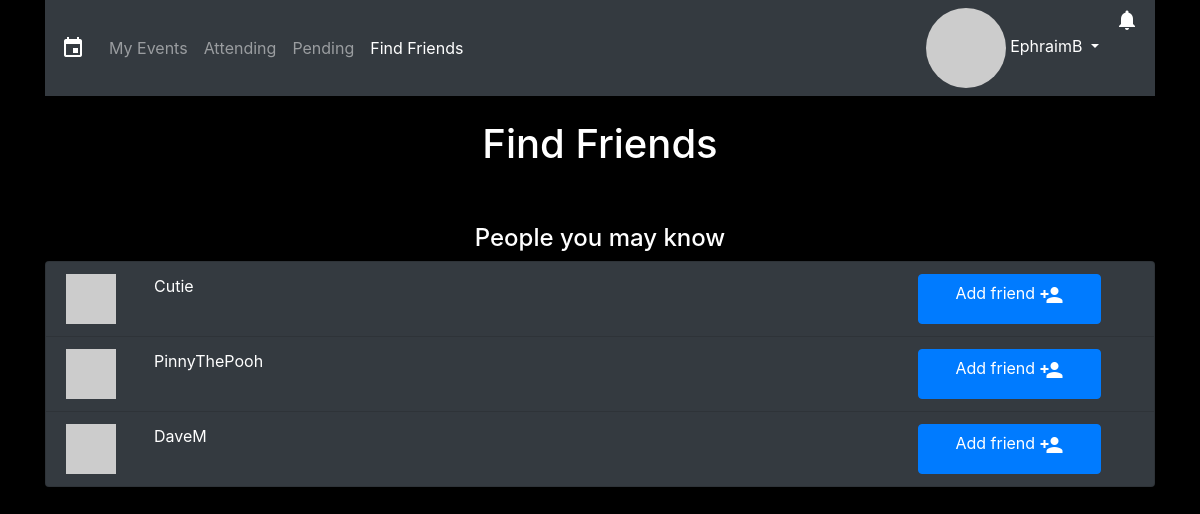
The page /findFriends.php (signed in) on the database as committed earlier.
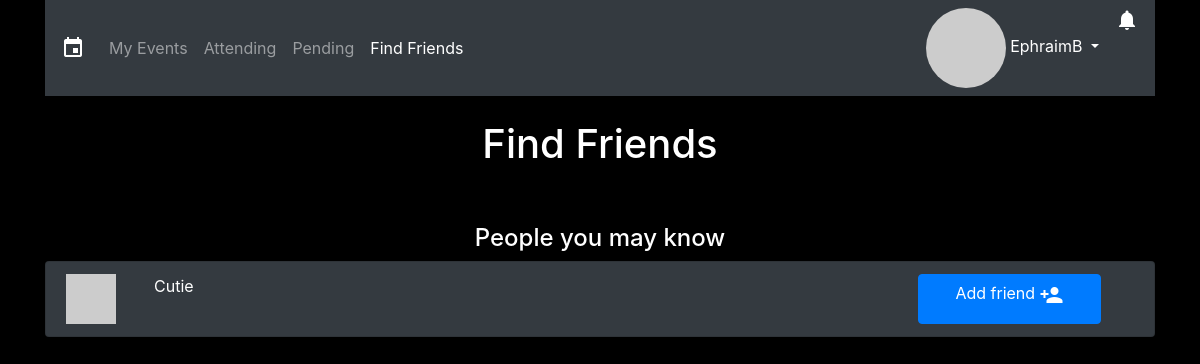
The same page on the database as committed later.
### tables this page shows
CREATE TABLE `users` (
  `user_id` int(11) NOT NULL,
  `username` varchar(50) NOT NULL,
  `password` varchar(255) NOT NULL,
  `email` varchar(50) NOT NULL,
  `birthday` datetime DEFAULT NULL,
  `address` varchar(255) DEFAULT NULL,
  `createdAt` datetime NOT NULL,
  `lastLogin` datetime DEFAULT NULL,
  `darkTheme` tinyint(1) NOT NULL
);

### findFriends.php (the view, shortened to what the changed rows need)
<?php
global $link;
$session_user_id = $_SESSION['user_id'];
$darkTheme_query = "SELECT darkTheme FROM users WHERE user_id='$session_user_id'";
$darkTheme_result = mysqli_query($link, $darkTheme_query);
$darkTheme = mysqli_fetch_array($darkTheme_result)[0];
$findFriends_query = "SELECT * FROM users WHERE user_id <> '$session_user_id'";
$findFriends_result = mysqli_query($link, $findFriends_query);
$friendRequested_query = "SELECT * FROM friends WHERE friend_id='$session_user_id' OR user_id='$session_user_id'";
$friendRequested_result = mysqli_query($link, $friendRequested_query);
$requestedFriends_user_id_array = [];
$requestedFriends_friend_id_array = [];
?>
<!DOCTYPE html>
<html>
  <head>
    <link rel="stylesheet" href="https://stackpath.bootstrapcdn.com/bootstrap/4.1.1/css/bootstrap.min.css">
    <link rel="stylesheet" href="css/style.css">
  </head>
	<?php
	if($darkTheme == 0){
	?>
  <body>
	<?php
	}
	else if($darkTheme == 1){
	?>
	<body style="background-color: black; color: white">
	<?php
	}
	?>
    <div class="container">
      <br>
      <header>
        <h1 class="text-center">Find Friends</h1>
      </header>
      <br>
      <main>
          <br>
          <div class="list-group">
          <?php
          while($friendRequested = mysqli_fetch_array($friendRequested_result)){
            $friendRequested_user_id = $friendRequested['user_id'];
            $friendRequested_friend_id = $friendRequested['friend_id'];
            array_push($requestedFriends_user_id_array, $friendRequested_user_id);
            array_push($requestedFriends_friend_id_array, $friendRequested_friend_id);
          }
          while($friend = mysqli_fetch_array($findFriends_result)){
            $friend_user_id = $friend['user_id'];
            $friend_username = $friend['username'];
            $friend_email = $friend['email'];
            $friend_email_hash = md5(strtolower(trim($friend_email)));
            if(in_array($friend_user_id, $requestedFriends_friend_id_array) == 0 && in_array($friend_user_id, $requestedFriends_user_id_array) == 0){
            if($darkTheme == 0){
          ?>
          <li class="list-group-item">
          <?php
          }
          else if($darkTheme == 1){
          ?>
          <li class="list-group-item bg-dark">
          <?php
          }
          ?>
            <div class="row">
              <img class="align-middle col-auto" src="https://www.gravatar.com/avatar/<?php echo $friend_email_hash ?>?s=150" width="50" height="50">
              &ensp;<p class="col"><?php echo $friend_username ?></p>
              <a href="addFriend.php?friend_user_id=<?php echo $friend_user_id ?>" class="btn btn-primary col-2 mr-5">Add friend <i class="material-icons align-text-top">person_add</i></a>
            </div>
          </li>
          <?php
          }
          }
          ?>
        </div>
        <br>
      </main>
    </div>
  </body>
</html>

Rows that differ between the two databases and show on the page:
no longer on this page (row edited): users: username "PinnyThePooh"
no longer on this page (row edited): users: username "DaveM"
